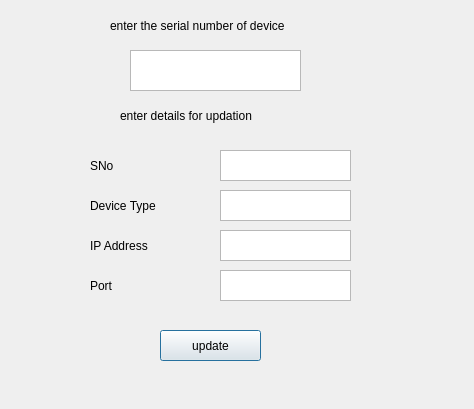
<?xml version="1.0" encoding="UTF-8"?>
<ui version="4.0">
 <class>dialogForEditBtn</class>
 <widget class="QDialog" name="dialogForEditBtn">
  <property name="geometry">
   <rect>
    <x>0</x>
    <y>0</y>
    <width>474</width>
    <height>409</height>
   </rect>
  </property>
  <property name="windowTitle">
   <string>Dialog</string>
  </property>
  <property name="styleSheet">
   <string notr="true">bacground-color:rgb(114, 159, 207)</string>
  </property>
  <widget class="QLabel" name="label">
   <property name="geometry">
    <rect>
     <x>110</x>
     <y>0</y>
     <width>261</width>
     <height>51</height>
    </rect>
   </property>
   <property name="text">
    <string>enter the serial number of device</string>
   </property>
  </widget>
  <widget class="QTextEdit" name="textEdit">
   <property name="geometry">
    <rect>
     <x>130</x>
     <y>50</y>
     <width>171</width>
     <height>41</height>
    </rect>
   </property>
  </widget>
  <widget class="QPushButton" name="pushButton">
   <property name="geometry">
    <rect>
     <x>160</x>
     <y>330</y>
     <width>101</width>
     <height>31</height>
    </rect>
   </property>
   <property name="text">
    <string>update</string>
   </property>
  </widget>
  <widget class="QLabel" name="label_2">
   <property name="geometry">
    <rect>
     <x>120</x>
     <y>100</y>
     <width>201</width>
     <height>31</height>
    </rect>
   </property>
   <property name="text">
    <string>enter details for updation</string>
   </property>
  </widget>
  <widget class="QLabel" name="label_3">
   <property name="geometry">
    <rect>
     <x>90</x>
     <y>150</y>
     <width>91</width>
     <height>31</height>
    </rect>
   </property>
   <property name="text">
    <string>SNo</string>
   </property>
  </widget>
  <widget class="QLabel" name="label_4">
   <property name="geometry">
    <rect>
     <x>90</x>
     <y>190</y>
     <width>91</width>
     <height>31</height>
    </rect>
   </property>
   <property name="text">
    <string>Device Type</string>
   </property>
  </widget>
  <widget class="QLabel" name="label_5">
   <property name="geometry">
    <rect>
     <x>90</x>
     <y>230</y>
     <width>91</width>
     <height>31</height>
    </rect>
   </property>
   <property name="text">
    <string>IP Address</string>
   </property>
  </widget>
  <widget class="QLabel" name="label_6">
   <property name="geometry">
    <rect>
     <x>90</x>
     <y>270</y>
     <width>91</width>
     <height>31</height>
    </rect>
   </property>
   <property name="text">
    <string>Port</string>
   </property>
  </widget>
  <widget class="QTextEdit" name="textEdit_2">
   <property name="geometry">
    <rect>
     <x>220</x>
     <y>150</y>
     <width>131</width>
     <height>31</height>
    </rect>
   </property>
  </widget>
  <widget class="QTextEdit" name="textEdit_3">
   <property name="geometry">
    <rect>
     <x>220</x>
     <y>190</y>
     <width>131</width>
     <height>31</height>
    </rect>
   </property>
  </widget>
  <widget class="QTextEdit" name="textEdit_4">
   <property name="geometry">
    <rect>
     <x>220</x>
     <y>230</y>
     <width>131</width>
     <height>31</height>
    </rect>
   </property>
  </widget>
  <widget class="QTextEdit" name="textEdit_5">
   <property name="geometry">
    <rect>
     <x>220</x>
     <y>270</y>
     <width>131</width>
     <height>31</height>
    </rect>
   </property>
  </widget>
 </widget>
 <resources/>
 <connections/>
</ui>
